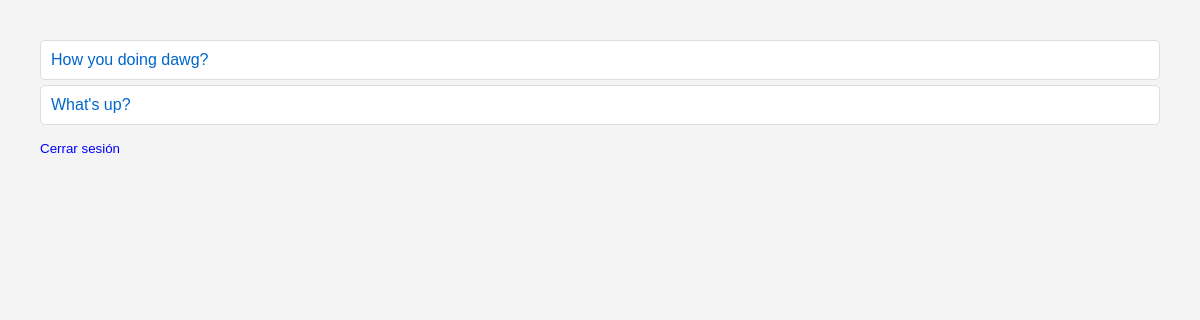
/votaciones/ (signed in), run on an earlier commit of the app's database.
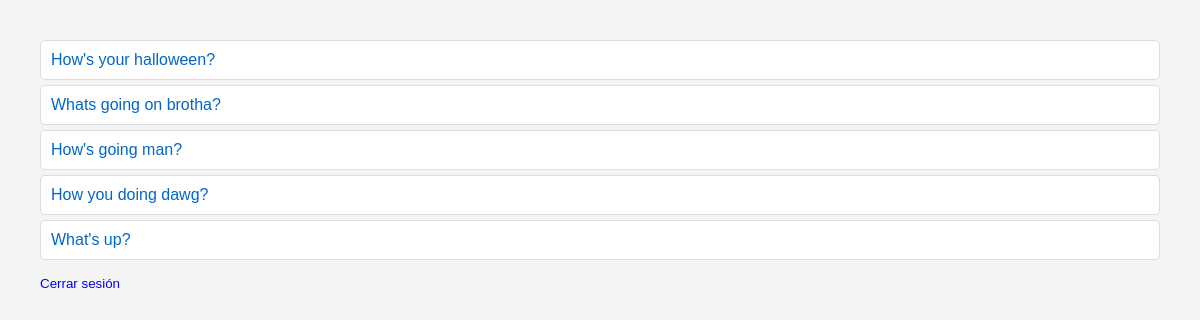
And on a later commit of the database.
### votaciones/models.py (models this page shows, shortened)
class Question(models.Model):
    question_text = models.CharField(max_length=200)
    pub_date = models.DateTimeField("date published")

### votaciones/views.py (the view)
# urls.py: path("",views.IndexView.as_view(),name="index"),
class IndexView(LoginRequiredMixin,generic.ListView):
   template_name = "votaciones/index.html"
   context_object_name = "latest_question_list"
   def get_queryset(self):
      return Question.objects.filter(pub_date__lte=timezone.now()).order_by("-pub_date")[:5]

### votaciones/templates/votaciones/index.html (shortened to what this page needs)
{% load static %}
<link rel="stylesheet" href="{% static 'votaciones/style.css' %}" />
{% if latest_question_list %}
<ul>
  {% for question in latest_question_list %}
  <li>
    <a href="{% url 'votaciones:detail' question.id %}"
      >{{question.question_text}}</a
    >
  </li>
  {% endfor %}
</ul>
{% else %}
<p>No hay votaciones disponibles.</p>
{% endif %}
<form action="{% url 'logout' %}" method="post">
  <button
    type="submit"
    style="
      border: none;
      background: none;
      padding: 0;
      color: blue;
      cursor: pointer;
    "
  >
    Cerrar sesión
  </button>
</form>

What changed in the data, as far as the page shows it:
added Question: question_text "How's your halloween?"
added Question: question_text "Whats going on brotha?"
added Question: question_text "How's going man?"
